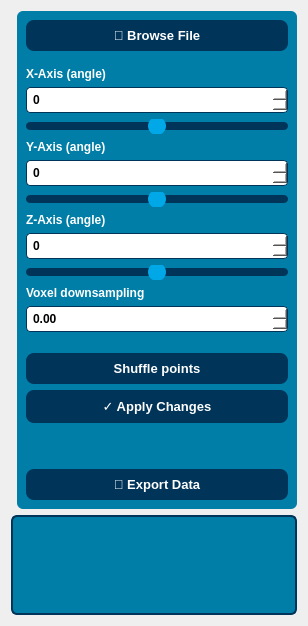
         <widget class="QWidget" name="tab_2">
          <attribute name="title">
           <string>  Point Cloud Processing  </string>
          </attribute>
          <layout class="QGridLayout" name="gridLayout_7">
           <item row="0" column="0">
            <layout class="QGridLayout" name="gridLayout_6">
             <item row="0" column="0">
              <widget class="QFrame" name="frame_view_2">
               <property name="sizePolicy">
                <sizepolicy hsizetype="Expanding" vsizetype="Preferred">
                 <horstretch>0</horstretch>
                 <verstretch>0</verstretch>
                </sizepolicy>
               </property>
               <property name="styleSheet">
                <string notr="true">border: 1px solid #ffffff;
background-color:#005a87;</string>
               </property>
               <property name="frameShape">
                <enum>QFrame::StyledPanel</enum>
               </property>
               <property name="frameShadow">
                <enum>QFrame::Raised</enum>
               </property>
              </widget>
             </item>
             <item row="0" column="1">
              <widget class="QFrame" name="frame_11">
               <property name="sizePolicy">
                <sizepolicy hsizetype="Expanding" vsizetype="Expanding">
                 <horstretch>0</horstretch>
                 <verstretch>0</verstretch>
                </sizepolicy>
               </property>
               <property name="minimumSize">
                <size>
                 <width>280</width>
                 <height>0</height>
                </size>
               </property>
               <property name="maximumSize">
                <size>
                 <width>320</width>
                 <height>16777215</height>
                </size>
               </property>
               <property name="styleSheet">
                <string notr="true">background-color: #007ea7;
border-radius: 6px;</string>
               </property>
               <property name="frameShape">
                <enum>QFrame::StyledPanel</enum>
               </property>
               <property name="frameShadow">
                <enum>QFrame::Raised</enum>
               </property>
               <layout class="QVBoxLayout" name="verticalLayout_13">
                <item>
                 <widget class="QPushButton" name="btn_import_2">
                  <property name="styleSheet">
                   <string notr="true">QPushButton {
    background-color: #003459;
    color: #ffffff;
    border: none;
    border-radius: 8px;
    padding: 8px 18px;
    font-size: 13px;
    font-weight: bold;
}
QPushButton:hover {
    background-color: #00a8e8;
}
QPushButton:pressed {
    background-color: #00263a;
}</string>
                  </property>
                  <property name="text">
                   <string>📁 Browse File</string>
                  </property>
                 </widget>
                </item>
                <item>
                 <spacer name="verticalSpacer_33">
                  <property name="orientation">
                   <enum>Qt::Vertical</enum>
                  </property>
                  <property name="sizeHint" stdset="0">
                   <size>
                    <width>20</width>
                    <height>10</height>
                   </size>
                  </property>
                 </spacer>
                </item>
                <item>
                 <widget class="QLabel" name="label_x_2">
                  <property name="styleSheet">
                   <string>color: #ffffff; font-weight: bold; font-size: 12px;</string>
                  </property>
                  <property name="text">
                   <string>X-Axis (angle)</string>
                  </property>
                 </widget>
                </item>
                <item>
                 <widget class="QSpinBox" name="spinBox_X_2">
                  <property name="styleSheet">
                   <string>QSpinBox {
    background-color: #ffffff;
    color: #000000;
    border: 1px solid #003459;
    border-radius: 4px;
    padding: 4px;
    font-weight: bold;
}</string>
                  </property>
                  <property name="minimum">
                   <number>-360</number>
                  </property>
                  <property name="maximum">
                   <number>360</number>
                  </property>
                  <property name="singleStep">
                   <number>1</number>
                  </property>
                 </widget>
                </item>
                <item>
                 <widget class="QSlider" name="slider_X_2">
                  <property name="styleSheet">
                   <string>QSlider::groove:horizontal {
    background: #003459;
    height: 8px;
    border-radius: 4px;
}
QSlider::handle:horizontal {
    background: #00a8e8;
    width: 18px;
    margin: -5px 0;
    border-radius: 9px;
}</string>
                  </property>
                  <property name="minimum">
                   <number>-360</number>
                  </property>
                  <property name="maximum">
                   <number>360</number>
                  </property>
                  <property name="orientation">
                   <enum>Qt::Horizontal</enum>
                  </property>
                 </widget>
                </item>
                <item>
                 <widget class="QLabel" name="label_y_12">
                  <property name="styleSheet">
                   <string>color: #ffffff; font-weight: bold; font-size: 12px;</string>
                  </property>
                  <property name="text">
                   <string>Y-Axis (angle)</string>
                  </property>
                 </widget>
                </item>
                <item>
                 <widget class="QSpinBox" name="spinBox_Y_2">
                  <property name="styleSheet">
                   <string>QSpinBox {
    background-color: #ffffff;
    color: #000000;
    border: 1px solid #003459;
    border-radius: 4px;
    padding: 4px;
    font-weight: bold;
}</string>
                  </property>
                  <property name="minimum">
                   <number>-360</number>
                  </property>
                  <property name="maximum">
                   <number>360</number>
                  </property>
                  <property name="singleStep">
                   <number>1</number>
                  </property>
                 </widget>
                </item>
                <item>
                 <widget class="QSlider" name="slider_Y_2">
                  <property name="styleSheet">
                   <string>QSlider::groove:horizontal {
    background: #003459;
    height: 8px;
    border-radius: 4px;
}
QSlider::handle:horizontal {
    background: #00a8e8;
    width: 18px;
    margin: -5px 0;
    border-radius: 9px;
}</string>
                  </property>
                  <property name="minimum">
                   <number>-360</number>
                  </property>
                  <property name="maximum">
                   <number>360</number>
                  </property>
                  <property name="orientation">
                   <enum>Qt::Horizontal</enum>
                  </property>
                 </widget>
                </item>
                <item>
                 <widget class="QLabel" name="label_z_12">
                  <property name="styleSheet">
                   <string>color: #ffffff; font-weight: bold; font-size: 12px;</string>
                  </property>
                  <property name="text">
                   <string>Z-Axis (angle)</string>
                  </property>
                 </widget>
                </item>
                <item>
                 <widget class="QSpinBox" name="spinBox_Z_2">
                  <property name="styleSheet">
                   <string>QSpinBox {
    background-color: #ffffff;
    color: #000000;
    border: 1px solid #003459;
    border-radius: 4px;
    padding: 4px;
    font-weight: bold;
}</string>
                  </property>
                  <property name="minimum">
                   <number>-360</number>
                  </property>
                  <property name="maximum">
                   <number>360</number>
                  </property>
                  <property name="singleStep">
                   <number>1</number>
                  </property>
                 </widget>
                </item>
                <item>
                 <widget class="QSlider" name="slider_Z_2">
                  <property name="styleSheet">
                   <string>QSlider::groove:horizontal {
    background: #003459;
    height: 8px;
    border-radius: 4px;
}
QSlider::handle:horizontal {
    background: #00a8e8;
    width: 18px;
    margin: -5px 0;
    border-radius: 9px;
}</string>
                  </property>
                  <property name="minimum">
                   <number>-360</number>
                  </property>
                  <property name="maximum">
                   <number>360</number>
                  </property>
                  <property name="orientation">
                   <enum>Qt::Horizontal</enum>
                  </property>
                 </widget>
                </item>
                <item>
                 <widget class="QLabel" name="label">
                  <property name="styleSheet">
                   <string notr="true">color: #ffffff; font-weight: bold; font-size: 12px;</string>
                  </property>
                  <property name="text">
                   <string>Voxel downsampling</string>
                  </property>
                 </widget>
                </item>
                <item>
                 <widget class="QDoubleSpinBox" name="Point_density_spinbox">
                  <property name="styleSheet">
                   <string notr="true">
    background-color: #ffffff;
    color: #000000;
    border: 1px solid #003459;
    border-radius: 4px;
    padding: 4px;
    font-weight: bold;</string>
                  </property>
                 </widget>
                </item>
                <item>
                 <spacer name="verticalSpacer_34">
                  <property name="orientation">
                   <enum>Qt::Vertical</enum>
                  </property>
                  <property name="sizeHint" stdset="0">
                   <size>
                    <width>20</width>
                    <height>15</height>
                   </size>
                  </property>
                 </spacer>
                </item>
                <item>
                 <widget class="QPushButton" name="random_point_btn">
                  <property name="styleSheet">
                   <string notr="true">QPushButton {
    background-color: #003459;
    color: #ffffff;
    border: none;
    border-radius: 8px;
    padding: 8px 18px;
    font-size: 13px;
    font-weight: bold;
}
QPushButton:hover {
    background-color: #00a8e8;
}
QPushButton:pressed {
    background-color: #00263a;
}</string>
                  </property>
                  <property name="text">
                   <string>Shuffle points</string>
                  </property>
                 </widget>
                </item>
                <item>
                 <widget class="QPushButton" name="pushButton_2">
                  <property name="styleSheet">
                   <string notr="true">QPushButton {
    background-color: #003459;
    color: #ffffff;
    border: none;
    border-radius: 8px;
    padding: 8px 18px;
    font-size: 13px;
    font-weight: bold;
}
QPushButton:hover {
    background-color: #00a8e8;
}
QPushButton:pressed {
    background-color: #00263a;
}</string>
                  </property>
                  <property name="text">
                   <string>✓ Apply Changes</string>
                  </property>
                 </widget>
                </item>
                <item>
                 <spacer name="verticalSpacer_35">
                  <property name="orientation">
                   <enum>Qt::Vertical</enum>
                  </property>
                  <property name="sizeHint" stdset="0">
                   <size>
                    <width>20</width>
                    <height>40</height>
                   </size>
                  </property>
                 </spacer>
                </item>
                <item>
                 <widget class="QPushButton" name="btn_export_2">
                  <property name="styleSheet">
                   <string notr="true">QPushButton {
    background-color: #003459;
    color: #ffffff;
    border: none;
    border-radius: 8px;
    padding: 8px 18px;
    font-size: 13px;
    font-weight: bold;
}
QPushButton:hover {
    background-color: #00a8e8;
}
QPushButton:pressed {
    background-color: #00263a;
}</string>
                  </property>
                  <property name="text">
                   <string>💾 Export Data</string>
                  </property>
                 </widget>
                </item>
               </layout>
              </widget>
             </item>
             <item row="1" column="0" colspan="2">
              <widget class="QFrame" name="frame_console_2">
               <property name="minimumSize">
                <size>
                 <width>0</width>
                 <height>100</height>
                </size>
               </property>
               <property name="maximumSize">
                <size>
                 <width>16777215</width>
                 <height>100</height>
                </size>
               </property>
               <property name="styleSheet">
                <string notr="true">QFrame {
    background-color: #007ea7;
    border: 2px solid #003459;
    border-radius: 6px;
}
QTextEdit, QPlainTextEdit {
    background-color: #007ea7;
    color: white;
    font-family: &quot;Courier New&quot;, monospace;
    font-size: 16px;
    border: none;
}</string>
               </property>
               <property name="frameShape">
                <enum>QFrame::StyledPanel</enum>
               </property>
               <property name="frameShadow">
                <enum>QFrame::Raised</enum>
               </property>
              </widget>
             </item>
            </layout>
           </item>
          </layout>
         </widget>
